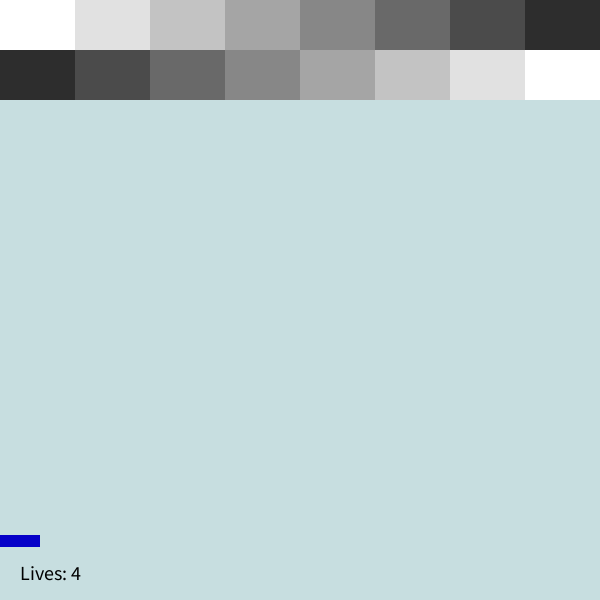
Frame 1 (no input)
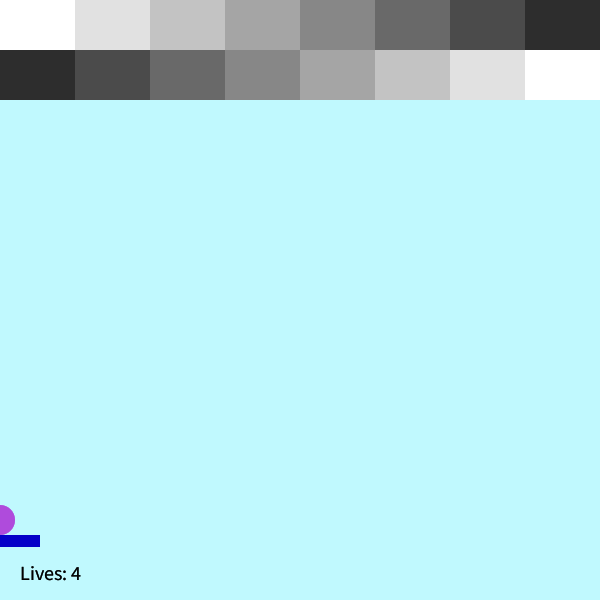
Frame 60 (the mouse pressed at the canvas centre just before this capture)
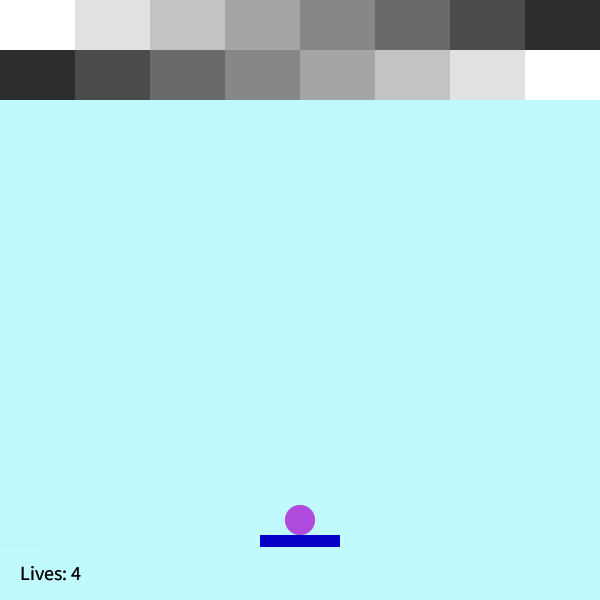
Frame 120 (the mouse held since frame 60 and released just before this capture)

The Processing sketch that drew these frames (run headless with seeded random() and noise(); from frame 60 on, the mouse is pressed at the canvas centre):

// Processing sketch: Finalproject_3
// ── Finalproject_3.pde
// BRICK BREAKER //

// RULES
  // Click to start the ball's movement
  // The object of the game is to get rid of all the bricks by getting the ball to hit them
  // Use the paddle to hit the ball
  // If the ball falls below the paddle, you lose a life
  // After losing all your lives, you lose
  // If you get rid of all the bricks, you win!
  // CHALLENGE: Decrease the size of the paddle by editing the variable "paddleWidth" in line 33



// DATA: INT & BOOLEAN for PADDLE & BALL
  // Where the ball is
  int xPosition = 0;
  int yPosition = 0;
  
  // General ball information
  int ballRadius = 15;
  boolean ballExistence = true;
  boolean paddleExistence = true;
  
  // Ball color
  float red = 175;
  float green = 75;
  float blue = 220;
  
  // True/false statement for starting the program
  boolean ballMoving = false;
  
  // Paddle width for bouncing
  int paddleWidth = 80;
  
  // Direction to get the ball to move
  int xDirection = 4;
  int yDirection = 4;  
  
  int lives = 4;


// DATA: INT & BOOLEAN for BRICKS
  int brickHeight = 50;
  int brickStartY = 0;
  int brickWidth = 75;
  boolean brick1 = true;
  boolean brick2 = true;
  boolean brick3 = true;
  boolean brick4 = true;
  boolean brick5 = true;
  boolean brick6 = true;
  boolean brick7 = true;
  boolean brick8 = true;
  boolean brick9 = true;
  boolean brick10 = true;
  boolean brick11 = true;
  boolean brick12 = true;
  boolean brick13 = true;
  boolean brick14 = true;
  boolean brick15 = true;
  boolean brick16 = true;



// BALL CLASS
public class Ball {
  void bounce() {
    // Draw ball
    if (ballExistence == true) {
      fill(red, green, blue);
      ellipse(xPosition, yPosition, ballRadius*2, ballRadius*2);
    }

    // Get the ball to move and start on the paddle
    if (ballMoving) {
      xPosition = xPosition + xDirection;
      yPosition = yPosition + yDirection;
    } else {
      xPosition = mouseX;
      yPosition = 520;
    }

    // Get the ball to bounce and change direction
    if (yPosition <= 15) {
      yDirection = -yDirection;
      red = random(255);
      green = random(255);
      blue = random(255);
    } 
    if (xPosition <= 15) {
      xDirection = -xDirection;
      red = random(255);
      green = random(255);
      blue = random(255);
    } 
    if (xPosition >= 585) {
      xDirection = -xDirection;
      red = random(255);
      green = random(255);
      blue = random(255);
    }

    // Bounce off paddle 
    if (yPosition >= 520 && yPosition < 532 && xPosition >= mouseX - paddleWidth/2 && xPosition <= mouseX + paddleWidth/2) {
      yDirection = -yDirection;
      red = random(255);
      green = random(255);
      blue = random(255);
    }

    // Subtracting lives
    if (yPosition >= 600) {
        lives = lives - 1;
        ballMoving = false;
    }
    // Customize text
      textSize(20);
      fill(0);
      text("Lives: " + lives, 20, 580);
      
    // When you die...
    if (lives == 0) {
      ballMoving = false;
      textSize(50);
      fill(0);
      text("YOU LOSE!", 185, 290);
    }
  }
};



// BRICK CLASS
public class Brick {
  void hit() {
    // BRICK 1
    // If the brick boolean is true...
    if (brick1 == true) {
      
      // AND If it hits the bottom of the brick(s)...
      if (yPosition - ballRadius < brickHeight) {
        
        // AND If it hits this specific brick (based on the brick's x-position)...
        if (xPosition + ballRadius >= 0 && xPosition - ballRadius <= brickWidth) {
          
          // THEN The brick disappears!
          brick1 = false;
          yDirection = -yDirection;
          red = random(255);
          green = random(255);
          blue = random(255);
        }
        
        // BUT If the above does not occur (is false), THEN the brick is drawn
      } 
      if (brick1 == true) {
        fill(255);
        rect(0, brickStartY, brickWidth, brickHeight);
      }
    }
    
    // BRICK 2
    // The same is repeated for all following bricks
    if (brick2 == true) {
      if (yPosition - ballRadius < brickHeight) {
        if (xPosition + ballRadius >= brickWidth && xPosition - ballRadius <= 2*brickWidth) {
          brick2 = false;
          yDirection = -yDirection;
          red = random(255);
          green = random(255);
          blue = random(255);
        }
      } 
      if (brick2 == true) {
        fill(225);
        rect(75, brickStartY, brickWidth, brickHeight);
      }
    }

    // BRICK 3
    if (brick3 == true) {
      if (yPosition - ballRadius < brickHeight) {
        if (xPosition + ballRadius >= 2*brickWidth && xPosition - ballRadius <= 3*brickWidth) {
          brick3 = false;
          yDirection = -yDirection;
          red = random(255);
          green = random(255);
          blue = random(255);
        }
      } 
      if (brick3 == true) {
        fill(195);
        rect(150, brickStartY, brickWidth, brickHeight);
      }
    }

    // BRICK 4
    if (brick4 == true) {
      if (yPosition - ballRadius < brickHeight) {
        if (xPosition + ballRadius >= 3*brickWidth && xPosition - ballRadius <= 4*brickWidth) {
          brick4 = false;
          yDirection = -yDirection;
          red = random(255);
          green = random(255);
          blue = random(255);
        }
      } 
      if (brick4 == true) {
        fill(165);
        rect(225, brickStartY, brickWidth, brickHeight);
      }
    }

    // BRICK 5
    if (brick5 == true) {
      if (yPosition - ballRadius < brickHeight) {
        if (xPosition + ballRadius >= 4*brickWidth && xPosition - ballRadius <= 5*brickWidth) {
          brick5 = false;
          yDirection = -yDirection;
          red = random(255);
          green = random(255);
          blue = random(255);
        }
      } 
      if (brick5 == true) {
        fill(135);
        rect(300, brickStartY, brickWidth, brickHeight);
      }
    }
    
    // BRICK 6
    if (brick6 == true) {
      if (yPosition - ballRadius < brickHeight) {
        if (xPosition + ballRadius >= 5*brickWidth && xPosition - ballRadius <= 6*brickWidth) {
          brick6 = false;
          yDirection = -yDirection;
          red = random(255);
          green = random(255);
          blue = random(255);
        }
      } 
      if (brick6 == true) {
        fill(105);
        rect(375, brickStartY, brickWidth, brickHeight);
      }
    }
    
    // BRICK 7
    if (brick7 == true) {
      if (yPosition - ballRadius < brickHeight) {
        if (xPosition + ballRadius >= 6*brickWidth && xPosition - ballRadius <= 7*brickWidth) {
          brick7 = false;
          yDirection = -yDirection;
          red = random(255);
          green = random(255);
          blue = random(255);
        }
      } 
      if (brick7 == true) {
        fill(75);
        rect(450, brickStartY, brickWidth, brickHeight);
      }
    }
    
    // BRICK 8
    if (brick8 == true) {
      if (yPosition - ballRadius < brickHeight) {
        if (xPosition + ballRadius >= 7*brickWidth && xPosition - ballRadius <= 8*brickWidth) {
          brick8 = false;
          yDirection = -yDirection;
          red = random(255);
          green = random(255);
          blue = random(255);
        }
      } 
      if (brick8 == true) {
        fill(45);
        rect(525, brickStartY, brickWidth, brickHeight);
      }
    }
    
    // BRICK 9
    if (brick9 == true) {
      if (yPosition - ballRadius < 2*brickHeight) {
        if (xPosition + ballRadius >= 0 && xPosition - ballRadius <= brickWidth) {
          brick9 = false;
          yDirection = -yDirection;
          red = random(255);
          green = random(255);
          blue = random(255);
        }
      } 
      if (brick9 == true) {
        fill(45);
        rect(0, brickStartY + brickHeight, brickWidth, brickHeight);
      }
    }
    
    // BRICK 10
    if (brick10 == true) {
      if (yPosition - ballRadius < 2*brickHeight) {
        if (xPosition + ballRadius >= brickWidth && xPosition - ballRadius <= 2*brickWidth) {
          brick10 = false;
          yDirection = -yDirection;
          red = random(255);
          green = random(255);
          blue = random(255);
        }
      } 
      if (brick10 == true) {
        fill(75);
        rect(75, brickStartY + brickHeight, brickWidth, brickHeight);
      }
    }
    
    // BRICK 11
    if (brick11 == true) {
      if (yPosition - ballRadius < 2*brickHeight) {
        if (xPosition + ballRadius >= 2*brickWidth && xPosition - ballRadius <= 3*brickWidth) {
          brick11 = false;
          yDirection = -yDirection;
          red = random(255);
          green = random(255);
          blue = random(255);
        }
      } 
      if (brick11 == true) {
        fill(105);
        rect(150, brickStartY + brickHeight, brickWidth, brickHeight);
      }
    }
    
    // BRICK 12
    if (brick12 == true) {
      if (yPosition - ballRadius < 2*brickHeight) {
        if (xPosition + ballRadius >= 3*brickWidth && xPosition - ballRadius <= 4*brickWidth) {
          brick12 = false;
          yDirection = -yDirection;
          red = random(255);
          green = random(255);
          blue = random(255);
        }
      } 
      if (brick12 == true) {
        fill(135);
        rect(225, brickStartY + brickHeight, brickWidth, brickHeight);
      }
    }
    
    // BRICK 13
    if (brick13 == true) {
      if (yPosition - ballRadius < 2*brickHeight) {
        if (xPosition + ballRadius >= 4*brickWidth && xPosition - ballRadius <= 5*brickWidth) {
          brick13 = false;
          yDirection = -yDirection;
          red = random(255);
          green = random(255);
          blue = random(255);
        }
      } 
      if (brick13 == true) {
        fill(165);
        rect(300, brickStartY + brickHeight, brickWidth, brickHeight);
      }
    }
    
    // BRICK 14
    if (brick14 == true) {
      if (yPosition - ballRadius < 2*brickHeight) {
        if (xPosition + ballRadius >= 5*brickWidth && xPosition - ballRadius <= 6*brickWidth) {
          brick14 = false;
          yDirection = -yDirection;
          red = random(255);
          green = random(255);
          blue = random(255);
        }
      } 
      if (brick14 == true) {
        fill(195);
        rect(375, brickStartY + brickHeight, brickWidth, brickHeight);
      }
    }
    
    // BRICK 15
    if (brick15 == true) {
      if (yPosition - ballRadius < 2*brickHeight) {
        if (xPosition + ballRadius >= 6*brickWidth && xPosition - ballRadius <= 7*brickWidth) {
          brick15 = false;
          yDirection = -yDirection;
          red = random(255);
          green = random(255);
          blue = random(255);
        }
      } 
      if (brick15 == true) {
        fill(225);
        rect(450, brickStartY + brickHeight, brickWidth, brickHeight);
      }
    }
    
    // BRICK 16
    if (brick16 == true) {
      if (yPosition - ballRadius < 2*brickHeight) {
        if (xPosition + ballRadius >= 7*brickWidth && xPosition - ballRadius <= 8*brickWidth) {
          brick16 = false;
          yDirection = -yDirection;
          red = random(255);
          green = random(255);
          blue = random(255);
        }
      } 
      if (brick16 == true) {
        fill(255);
        rect(525, brickStartY + brickHeight, brickWidth, brickHeight);
      }
    }
    
    // Results of all bricks being hit
    if (brick1 == false && brick2 == false && brick3 == false && brick4 == false && brick5 == false && brick6 == false && brick7 == false && brick8 == false) {
      // Customize text
      textSize(50);
      fill(0);
      text("YOU WIN!", 185, 290);
      // Set ball color to original
      red = 175;
      green = 75;
      blue = 220;
      
      // Deleting paddle and ball
      ballExistence = false;
      paddleExistence = false;
      lives = 4;
    }
  }
};



// INITIALIZING THE CLASS
  Ball myBall;
  Brick myBrick;



// SETTING UP THE PROGRAM and ADDING CONSTRUCTORS
void setup () {
  size(600, 600);
  smooth();
  myBall = new Ball();
  myBrick = new Brick();
};



// ADDING THE TRAIL, CARRYING OUT FUNCTIONALITIES, DRAWING THE PADDLE, etc.
void draw () {
  noStroke();
  fill(190, 250, 255, 100);
  rect(0, 0, 600, 600);
  myBall.bounce();
  myBrick.hit();
  // Draw paddle
  if (paddleExistence == true) {
    fill(5, 0, 200);
    rect(mouseX - 40, 535, 80, 12);
  }
  if (ballMoving == false){
    red = 175;
    green = 75;
    blue = 220;
  }
};



// STARTING THE GAME WHEN THE MOUSE IS CLICKED
void mouseClicked () {
  ballMoving = true;
};
